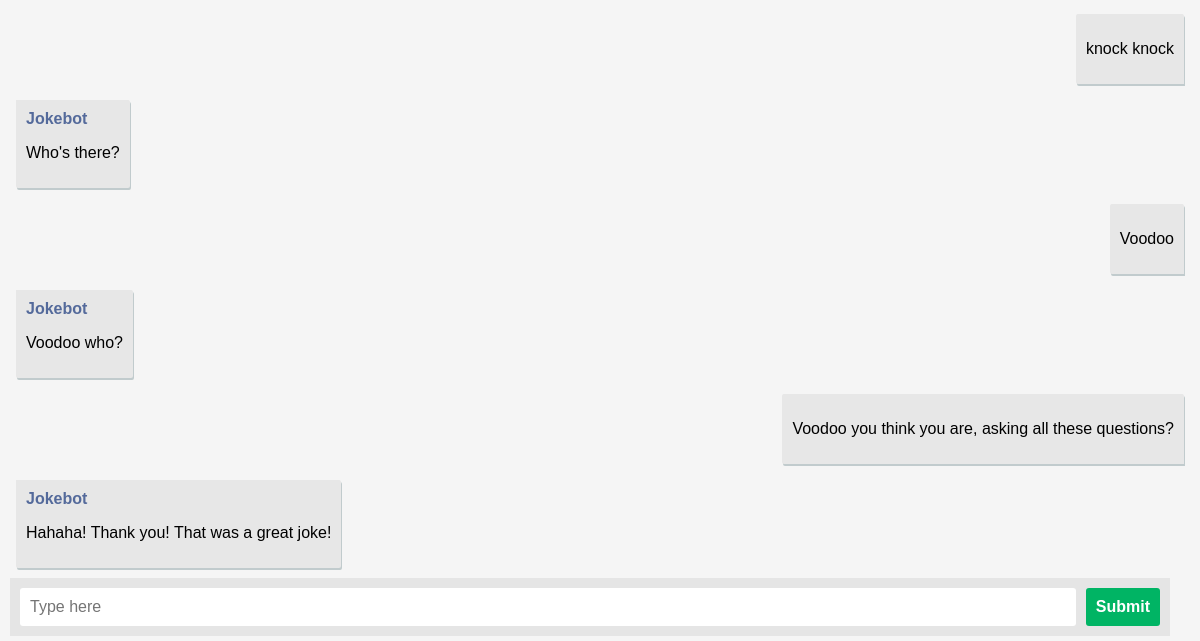
The page /jokebot/ (lower part) on the database as committed earlier.
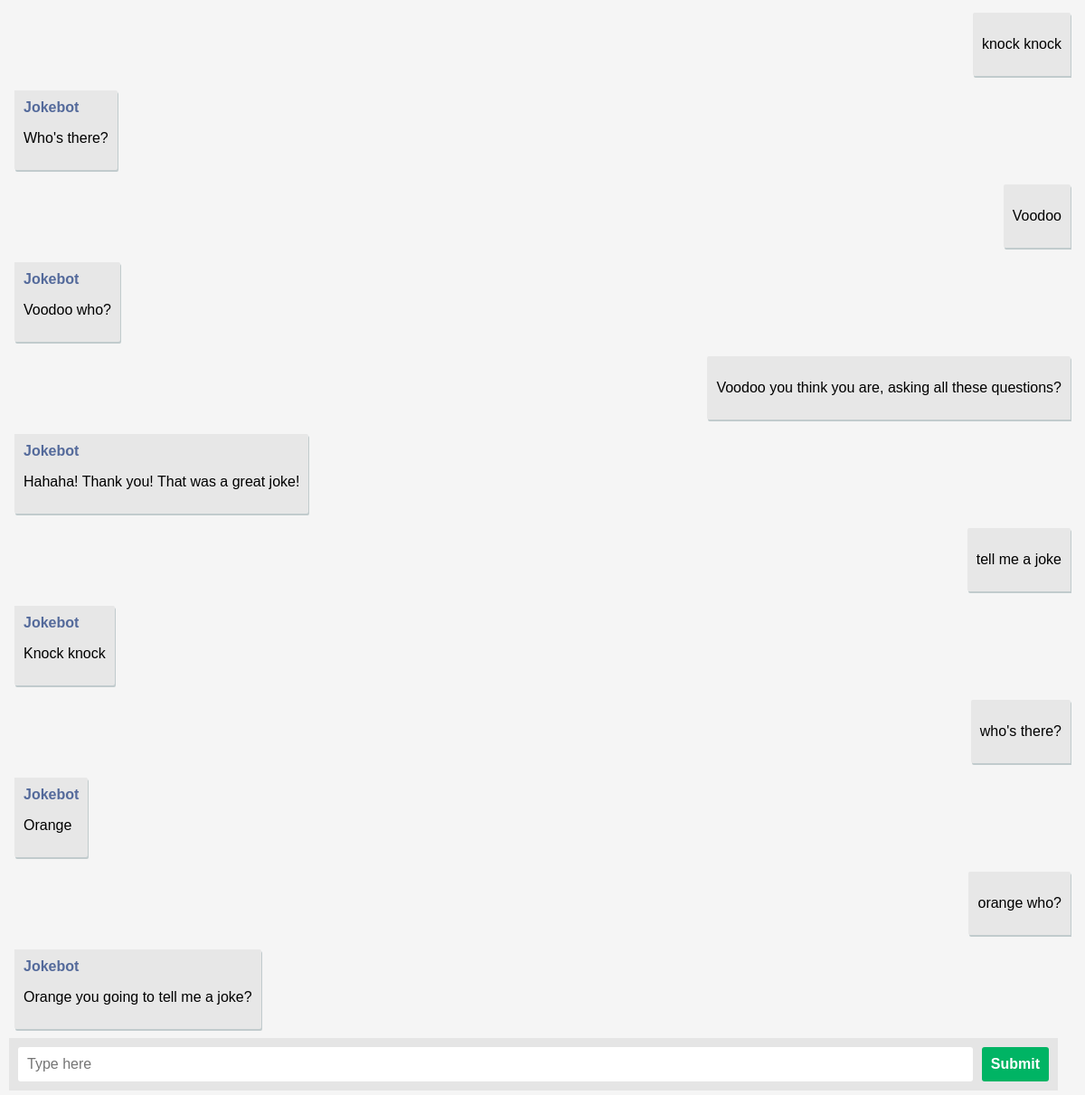
The same page on the database as committed later.
### jokebot/models.py (models this page shows, shortened)
class Message(models.Model):
	message_text = models.CharField(max_length=200)
	message_nametag = models.CharField(max_length=50)
	message_date = models.DateTimeField('date sent', auto_now_add=True)

### jokebot/views.py (the view)
# urls.py: path('', views.index, name='index'),
def index(request):
	message_list = Message.objects.order_by('message_date')
	context = {'message_list': message_list}
	return render(request, 'jokebot/index.html', context)

### jokebot/templates/jokebot/index.html (shortened to what this page needs)
<!DOCTYPE html>
{% load static %}
<html lang="en">
    <head>
        <link rel="stylesheet" type="text/css" href="{% static 'jokebot/jokebot.css' %}">
    </head>
    <body>
        <div class="app-container">
            <ol class = "chat">
            {% if message_list %}
                {% for message in message_list %}
                    {% if message.message_nametag == "you" %}
                        <li class="you">
                            <div class=msg>
                    {% else %}
                        <li class="jokebot">
                            <div class=msg>
                                <div class="nametag">{{ message.message_nametag }}</div>
                    {% endif %}
                                <p>{{ message.message_text }}</p>
                            </div>
                        </li>
                    {% endfor %}
            {% endif %}
            </ol>
            <form class="response" action="{% url 'jokebot:submitMessage' %}" method="post">
              <input class="textarea" type="text" name="new_message" placeholder="Type here"/>
              <input class="submitbtn" type="submit" value="Submit">
            </form>
        </div>
    </body>
</html>

### jokebot/static/jokebot/jokebot.css (style rules this page uses)
html, body { font-family: Helvetica, sans-serif; background: #f5f5f5; margin: 0px, auto; justify-content:center; align-items: center; }
.chat { list-style: none; background: none; margin: 0; padding: 0 0 50px 0; margin-top: 60px; margin-bottom: 15px; min-height: 50px; }
.chat li { padding: 0.5rem; overflow: hidden; display: flex; }
.msg { background: #e7e7e7; min-width: 50px; max-width: 90%; padding: 10px; border-radius: 2px; }
.nametag { font-weight: bold; color: #546a9b; }
.jokebot .msg { border-top-left-radius: 0px; box-shadow: 1px 2px 0px #c1cbcd; }
.you { justify-content: flex-end; align-items: flex-end; }
.you .msg { border-bottom-right-radius: 0px; box-shadow: 1px 2px 0px #c1cbcd; }
.response { display: flex; position: fixed; width: 95%; bottom: 5px; left: 10px; padding: 10px; background: #e5e5e5; }
.response * { border: none; padding: 10px; border-radius: 3px; font-size: 1em; }
.textarea { flex: 1; }
.submitbtn { margin-left: 10px; font-weight: bold; background: rgb(0, 180, 100); color: #fff; }

Rows that differ between the two databases and show on the page:
added Message: message_text "tell me a joke"
added Message: message_nametag "Jokebot", message_text "Knock knock"
added Message: message_text "who's there?"
added Message: message_nametag "Jokebot", message_text "Orange"
added Message: message_text "orange who?"
added Message: message_nametag "Jokebot", message_text "Orange you going to tell me a joke?"
